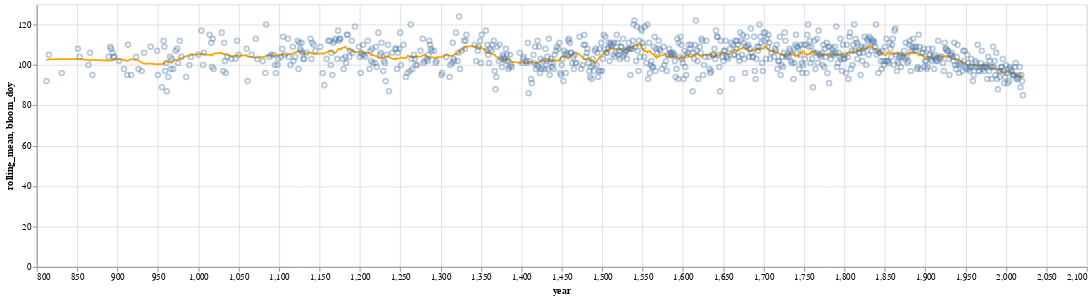

Notebook code for this chart:
### Code cell
(line + points).properties(width=1200)

### Figure 1 — Vega-Lite specification as saved in the notebook (floating-point values rounded to 4 significant figures; data arrays with more than 128 entries replaced by an {"elided": "..."} marker saying what was removed)
{"config": {"view": {"continuousWidth": 400, "continuousHeight": 300}}, "layer": [{"mark": {"type": "line", "color": "orange"}, "encoding": {"x": {"field": "year", "type": "quantitative"}, "y": {"field": "rolling_mean", "type": "quantitative"}}, "transform": [{"window": [{"op": "mean", "field": "bloom_doy", "as": "rolling_mean"}], "frame": [-10, 10]}]}, {"mark": {"type": "point", "opacity": 0.4}, "encoding": {"x": {"field": "year", "type": "quantitative"}, "y": {"field": "bloom_doy", "type": "quantitative"}}}], "data": {"name": "data-26028961856238cf97e4e6fc07ba884c"}, "width": 1200, "$schema": "https://vega.github.io/schema/vega-lite/v4.17.0.json", "datasets": {"data-26028961856238cf97e4e6fc07ba884c": {"elided": "833 records"}}}
